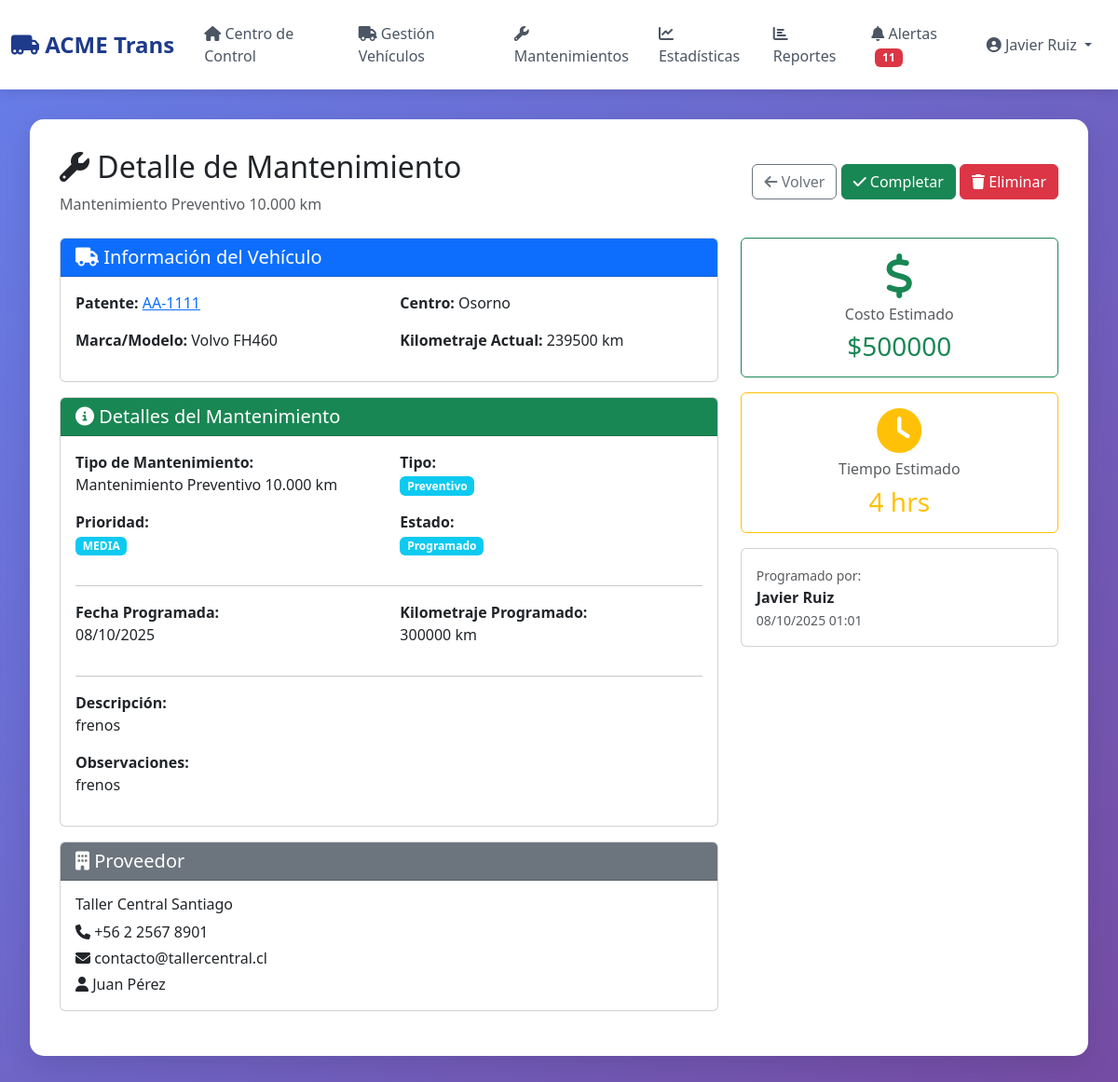
The app's page /dashboard/mantenimientos/2/ (signed in), older data.
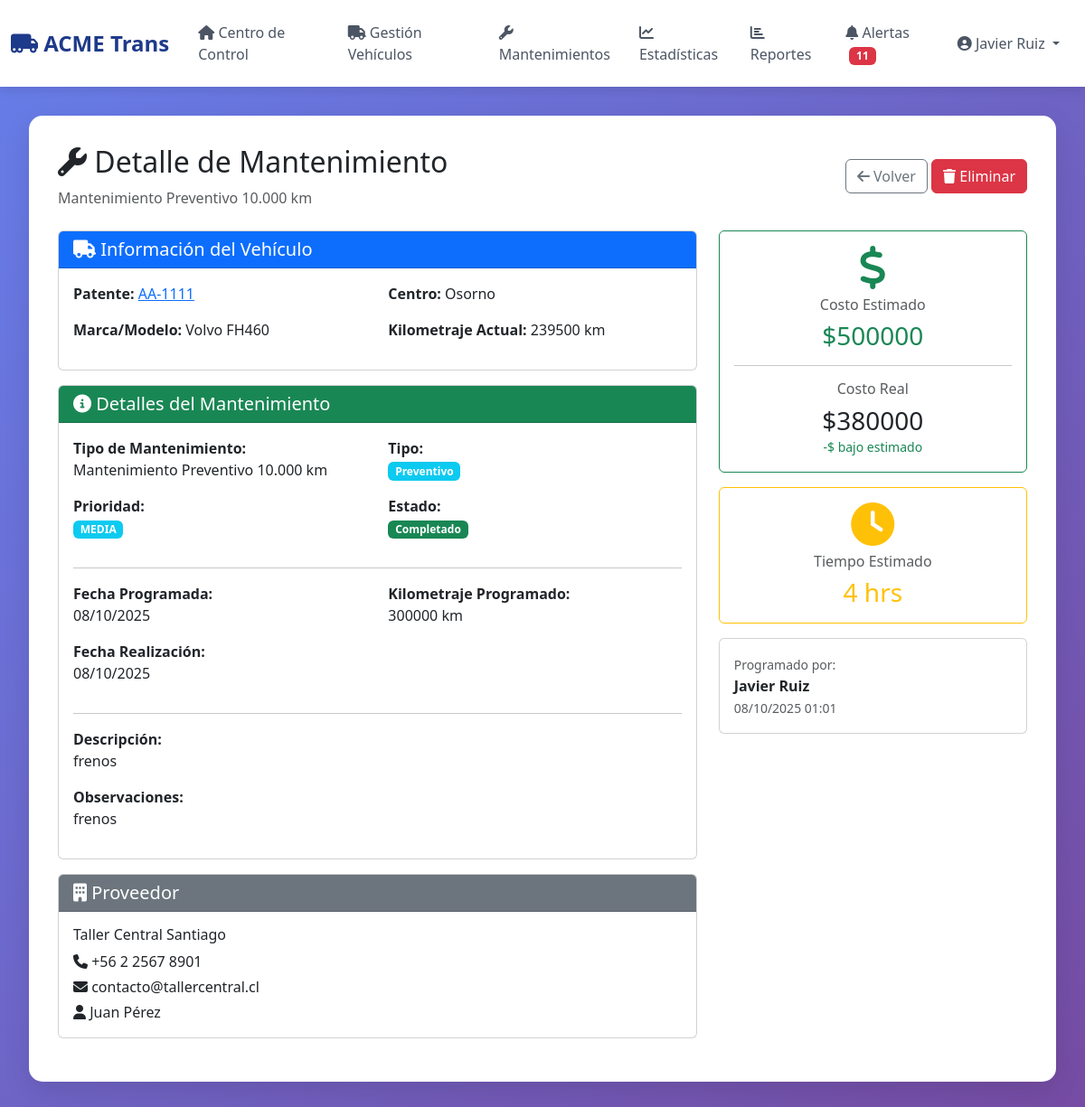
The same page, newer data.
### flota/models.py (models this page shows, shortened)
class Mantenimiento(models.Model):
    ESTADO_CHOICES = [
        ('programado', 'Programado'),
        ('en_proceso', 'En Proceso'),
        ('completado', 'Completado'),
        ('cancelado', 'Cancelado'),
    ]
    TIPO_CHOICES = [
        ('preventivo', 'Preventivo'),
        ('correctivo', 'Correctivo'),
    ]
    PRIORIDAD_CHOICES = [
        ('baja', 'Baja'),
        ('media', 'Media'),
        ('alta', 'Alta'),
        ('critica', 'Crítica'),
    ]
    vehiculo = models.ForeignKey(
        Vehiculo,
        on_delete=models.CASCADE,
        related_name='mantenimientos',
        verbose_name="Vehículo"
    )
    tipo_mantenimiento = models.ForeignKey(
        TipoMantenimiento,
        on_delete=models.CASCADE,
        verbose_name="Tipo de Mantenimiento"
    )
    proveedor = models.ForeignKey(
        Proveedor,
        on_delete=models.CASCADE,
        verbose_name="Proveedor"
    )
    tipo = models.CharField(
        max_length=20,
        choices=TIPO_CHOICES,
        default='preventivo',
        verbose_name="Tipo"
    )
    estado = models.CharField(
        max_length=20,
        choices=ESTADO_CHOICES,
        default='programado',
        verbose_name="Estado"
    )
    prioridad = models.CharField(
        max_length=20,
        choices=PRIORIDAD_CHOICES,
        default='media',
        verbose_name="Prioridad"
    )
    fecha_programada = models.DateField(verbose_name="Fecha Programada")
    fecha_realizacion = models.DateField(null=True, blank=True, verbose_name="Fecha de Realización")
    kilometraje_programado = models.IntegerField(verbose_name="Kilometraje Programado")
    costo_estimado = models.DecimalField(
        max_digits=10,
        decimal_places=0,
        verbose_name="Costo Estimado"
    )
    costo_real = models.DecimalField(
        max_digits=10,
        decimal_places=0,
        null=True,
        blank=True,
        verbose_name="Costo Real"
    )
    tiempo_estimado_horas = models.IntegerField(
        default=4,
        verbose_name="Tiempo Estimado (horas)"
    )
    descripcion = models.TextField(verbose_name="Descripción del Trabajo")
    observaciones_programacion = models.TextField(
        blank=True,
        verbose_name="Observaciones"
    )
    usuario_programacion = models.ForeignKey(
        User,
        on_delete=models.CASCADE,
        related_name='mantenimientos_programados',
        verbose_name="Usuario que Programó"
    )
    fecha_creacion = models.DateTimeField(auto_now_add=True)
    fecha_modificacion = models.DateTimeField(auto_now=True)
    class Meta:
        verbose_name = "Mantenimiento"
        verbose_name_plural = "Mantenimientos"
        ordering = ['-fecha_programada']

class TipoMantenimiento(models.Model):
    nombre = models.CharField(max_length=100, verbose_name="Nombre")
    descripcion = models.TextField(verbose_name="Descripción")
    frecuencia_km = models.IntegerField(
        help_text="Cada cuántos km se debe realizar",
        verbose_name="Frecuencia (km)"
    )
    costo_estimado = models.DecimalField(
        max_digits=10,
        decimal_places=0,
        verbose_name="Costo Estimado"
    )
    tiempo_estimado_horas = models.IntegerField(verbose_name="Tiempo Estimado (horas)")
    es_preventivo = models.BooleanField(default=True, verbose_name="¿Es Preventivo?")
    activo = models.BooleanField(default=True)
    class Meta:
        verbose_name = "Tipo de Mantenimiento"
        verbose_name_plural = "Tipos de Mantenimiento"

class Vehiculo(models.Model):
    ESTADO_CHOICES = [
        ('operativo', 'Operativo'),
        ('mantenimiento', 'En Mantenimiento'),
        ('fuera_servicio', 'Fuera de Servicio'),
    ]
    TIPO_CAPACIDAD_CHOICES = [
        ('GC', 'Gran Capacidad'),
        ('MC', 'Mediana Capacidad'),
    ]
    patente = models.CharField(max_length=10, unique=True, verbose_name="Patente")
    marca = models.CharField(max_length=50, verbose_name="Marca")
    modelo = models.CharField(max_length=50, verbose_name="Modelo")
    año = models.IntegerField(verbose_name="Año")
    tipo_capacidad = models.CharField(
        max_length=2,
        choices=TIPO_CAPACIDAD_CHOICES,
        default='MC',
        verbose_name="Tipo de Capacidad"
    )
    estado = models.CharField(
        max_length=20,
        choices=ESTADO_CHOICES,
        default='operativo',
        verbose_name="Estado"
    )
    kilometraje_actual = models.IntegerField(default=0, verbose_name="Kilometraje Actual")
    centro_operacion = models.ForeignKey(
        CentroOperacional,
        on_delete=models.CASCADE,
        related_name='vehiculos',
        verbose_name="Centro Operacional"
    )
    numero_chasis = models.CharField(max_length=50, blank=True, verbose_name="Número de Chasis")
    numero_motor = models.CharField(max_length=50, blank=True, verbose_name="Número de Motor")
    valor_adquisicion = models.DecimalField(
        max_digits=12,
        decimal_places=0,
        null=True,
        blank=True,
        verbose_name="Valor de Adquisición"
    )
    fecha_adquisicion = models.DateField(
        null=True,
        blank=True,
        verbose_name="Fecha de Adquisición"
    )
    imagen = models.ImageField(
        upload_to='vehiculos/',
        null=True,
        blank=True,
        verbose_name="Foto del Vehículo"
    )
    observaciones = models.TextField(blank=True, verbose_name="Observaciones")
    activo = models.BooleanField(default=True)
    fecha_creacion = models.DateTimeField(auto_now_add=True)
    fecha_modificacion = models.DateTimeField(auto_now=True)
    class Meta:
        verbose_name = "Vehículo"
        verbose_name_plural = "Vehículos"
        ordering = ['patente']

class CentroOperacional(models.Model):
    nombre = models.CharField(max_length=100, verbose_name="Nombre")
    direccion = models.TextField(verbose_name="Dirección")
    ciudad = models.CharField(max_length=50, verbose_name="Ciudad")
    telefono = models.CharField(max_length=20, verbose_name="Teléfono")
    responsable = models.CharField(max_length=100, verbose_name="Responsable")
    capacidad_maxima = models.IntegerField(default=20, verbose_name="Capacidad Máxima")
    activo = models.BooleanField(default=True, verbose_name="Activo")
    fecha_creacion = models.DateTimeField(auto_now_add=True)
    class Meta:
        verbose_name = "Centro Operacional"
        verbose_name_plural = "Centros Operacionales"
        ordering = ['nombre']

class Proveedor(models.Model):
    nombre = models.CharField(max_length=100, verbose_name="Nombre")
    rut = models.CharField(max_length=12, verbose_name="RUT")
    direccion = models.TextField(verbose_name="Dirección")
    telefono = models.CharField(max_length=20, verbose_name="Teléfono")
    email = models.EmailField(verbose_name="Email")
    contacto_principal = models.CharField(max_length=100, verbose_name="Contacto Principal")
    especialidad = models.CharField(max_length=100, verbose_name="Especialidad")
    activo = models.BooleanField(default=True)
    fecha_creacion = models.DateTimeField(auto_now_add=True)
    class Meta:
        verbose_name = "Proveedor"
        verbose_name_plural = "Proveedores"

### flota/views.py (the view)
# urls.py: path('mantenimientos/<int:pk>/', views.mantenimiento_detalle_view, name='mantenimiento_detalle'),
@login_required
def mantenimiento_detalle_view(request, pk):
    mantenimiento = get_object_or_404(Mantenimiento, pk=pk)
    context = {
        'mantenimiento': mantenimiento,
        'page_title': f'Mantenimiento {mantenimiento.vehiculo.patente}',
    }
    return render(request, 'flota/mantenimiento_detalle.html', context)

### flota/templates/flota/mantenimiento_detalle.html (shortened to what the changed rows need)
{% extends 'flota/base.html' %}
{% block content %}
<div class="card-custom">
    <div class="d-flex justify-content-between align-items-center mb-4">
        <div>
            <h2><i class="fas fa-wrench"></i> Detalle de Mantenimiento</h2>
            <p class="text-muted mb-0">{{ mantenimiento.tipo_mantenimiento.nombre }}</p>
        </div>
        <div>
            <a href="{% url 'flota:mantenimientos' %}" class="btn btn-outline-secondary">
                <i class="fas fa-arrow-left"></i> Volver
            </a>
            {% if mantenimiento.estado == 'programado' %}
            <a href="{% url 'flota:mantenimiento_completar' mantenimiento.pk %}" class="btn btn-success">
                <i class="fas fa-check"></i> Completar
            </a>
            {% endif %}
            <a href="{% url 'flota:mantenimiento_eliminar' mantenimiento.pk %}" class="btn btn-danger">
                <i class="fas fa-trash"></i> Eliminar
            </a>
        </div>
    </div>
    <div class="row">
        <div class="col-md-8">
            <div class="card mb-3">
                <div class="card-body">
                    <div class="row">
                        <div class="col-md-6">
                            <p><strong>Patente:</strong>
                                <a href="{% url 'flota:vehiculo_detalle' mantenimiento.vehiculo.pk %}">
                                    {{ mantenimiento.vehiculo.patente }}
                                </a>
                            </p>
                            <p><strong>Marca/Modelo:</strong> {{ mantenimiento.vehiculo.marca }} {{ mantenimiento.vehiculo.modelo }}</p>
                        </div>
                        <div class="col-md-6">
                            <p><strong>Centro:</strong> {{ mantenimiento.vehiculo.centro_operacion.nombre }}</p>
                            <p><strong>Kilometraje Actual:</strong> {{ mantenimiento.vehiculo.kilometraje_actual|floatformat:0 }} km</p>
                        </div>
                    </div>
                </div>
            </div>
            <div class="card mb-3">
                <div class="card-body">
                    <div class="row">
                        <div class="col-md-6 mb-3">
                            <strong>Tipo de Mantenimiento:</strong>
                            <p class="mb-0">{{ mantenimiento.tipo_mantenimiento.nombre }}</p>
                        </div>
                        <div class="col-md-6 mb-3">
                            <p class="mb-0">
                                <span class="badge {% if mantenimiento.tipo == 'preventivo' %}bg-info{% else %}bg-warning{% endif %}">
                                    {{ mantenimiento.get_tipo_display }}
                                </span>
                            </p>
                        </div>
                        <div class="col-md-6 mb-3">
                            <p class="mb-0">
                                <span class="badge {% if mantenimiento.prioridad == 'critica' %}bg-danger{% elif mantenimiento.prioridad == 'alta' %}bg-warning{% elif mantenimiento.prioridad == 'media' %}bg-info{% else %}bg-secondary{% endif %}">
                                    {{ mantenimiento.get_prioridad_display|upper }}
                                </span>
                            </p>
                        </div>
                        <div class="col-md-6 mb-3">
                            <p class="mb-0">
                                <span class="badge {% if mantenimiento.estado == 'completado' %}bg-success{% elif mantenimiento.estado == 'en_proceso' %}bg-warning{% elif mantenimiento.estado == 'programado' %}bg-info{% else %}bg-danger{% endif %}">
                                    {{ mantenimiento.get_estado_display }}
                                </span>
                            </p>
                        </div>
                    </div>
                    <hr>
                    <div class="row">
                        <div class="col-md-6 mb-3">
                            <strong>Fecha Programada:</strong>
                            <p class="mb-0">{{ mantenimiento.fecha_programada|date:"d/m/Y" }}</p>
                        </div>
                        <div class="col-md-6 mb-3">
                            <strong>Kilometraje Programado:</strong>
                            <p class="mb-0">{{ mantenimiento.kilometraje_programado|floatformat:0 }} km</p>
                        </div>
                        {% if mantenimiento.fecha_realizacion %}
                        <div class="col-md-6 mb-3">
                            <strong>Fecha Realización:</strong>
                            <p class="mb-0">{{ mantenimiento.fecha_realizacion|date:"d/m/Y" }}</p>
                        </div>
                        {% endif %}
                    </div>
                    <hr>
                    <strong>Descripción:</strong>
                    <p>{{ mantenimiento.descripcion }}</p>
                    {% if mantenimiento.observaciones_programacion %}
                    <strong>Observaciones:</strong>
                    <p>{{ mantenimiento.observaciones_programacion }}</p>
                    {% endif %}
                </div>
            </div>
            <div class="card mb-3">
                <div class="card-body">
                    <h6>{{ mantenimiento.proveedor.nombre }}</h6>
                    <p class="mb-1"><i class="fas fa-phone"></i> {{ mantenimiento.proveedor.telefono }}</p>
                    <p class="mb-1"><i class="fas fa-envelope"></i> {{ mantenimiento.proveedor.email }}</p>
                    <p class="mb-0"><i class="fas fa-user"></i> {{ mantenimiento.proveedor.contacto_principal }}</p>
                </div>
            </div>
        </div>
        <div class="col-md-4">
            <div class="card mb-3 border-success">
                <div class="card-body text-center">
                    <i class="fas fa-dollar-sign fa-3x text-success mb-2"></i>
                    <h6 class="text-muted">Costo Estimado</h6>
                    <h3 class="text-success mb-0">${{ mantenimiento.costo_estimado|floatformat:0 }}</h3>
                    {% if mantenimiento.costo_real %}
                    <hr>
                    <h6 class="text-muted">Costo Real</h6>
                    <h3 class="mb-0">${{ mantenimiento.costo_real|floatformat:0 }}</h3>
                    {% if mantenimiento.costo_estimado %}
                    <small class="{% if mantenimiento.costo_real > mantenimiento.costo_estimado %}text-danger{% else %}text-success{% endif %}">
                        {% if mantenimiento.costo_real > mantenimiento.costo_estimado %}
                            +${{ mantenimiento.costo_real|floatformat:0|add:"-"|add:mantenimiento.costo_estimado|floatformat:0 }} sobre estimado
                        {% else %}
                            -${{ mantenimiento.costo_estimado|floatformat:0|add:"-"|add:mantenimiento.costo_real|floatformat:0 }} bajo estimado
                        {% endif %}
                    </small>
                    {% endif %}
                    {% endif %}
                </div>
            </div>
            <div class="card mb-3 border-warning">
                <div class="card-body text-center">
                    <i class="fas fa-clock fa-3x text-warning mb-2"></i>
                    <h6 class="text-muted">Tiempo Estimado</h6>
                    <h3 class="text-warning mb-0">{{ mantenimiento.tiempo_estimado_horas }} hrs</h3>
                </div>
            </div>
            <div class="card mb-3">
                <div class="card-body">
                    <small class="text-muted">Programado por:</small>
                    <p class="mb-0"><strong>{{ mantenimiento.usuario_programacion.get_full_name|default:mantenimiento.usuario_programacion.username }}</strong></p>
                    <small class="text-muted">{{ mantenimiento.fecha_creacion|date:"d/m/Y H:i" }}</small>
                </div>
            </div>
        </div>
    </div>
</div>
{% endblock %}

Row changes from the older to the newer data that the page shows:
changed Mantenimiento "frenos": estado "Programado" → "Completado"; fecha_realizacion (not shown) → "08/10/2025"; costo_real (not shown) → "380000"
Text that changed along with them:
text no longer shown: "Completar"
text now shown: "Fecha Realización: Costo Real $ -$ bajo estimado"
